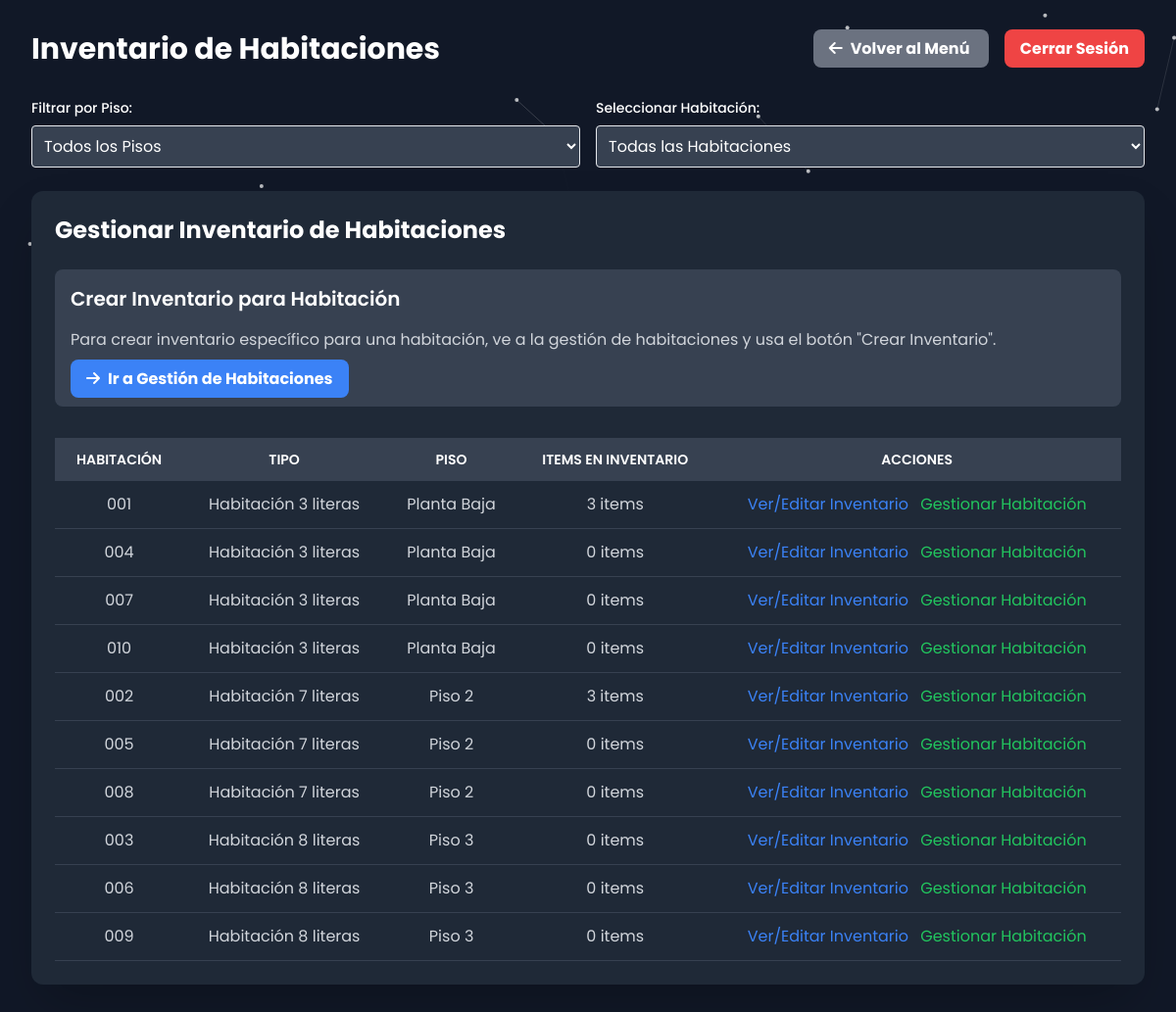
/admin_inventory.php (signed in), run on the app's committed database.
### tables this page shows
CREATE TABLE `rooms` (
  `id` varchar(10) NOT NULL,
  `type` varchar(255) NOT NULL,
  `capacity` int(11) NOT NULL,
  `description` text NOT NULL,
  `price` decimal(10,2) NOT NULL,
  `photos` text NOT NULL,
  `floor` int(11) NOT NULL,
  `floor_id` int(11) NOT NULL,
  `status` enum('enabled','disabled') NOT NULL DEFAULT 'enabled'
);

CREATE TABLE `floors` (
  `id` int(11) NOT NULL,
  `floor_number` int(11) NOT NULL,
  `name` varchar(255) NOT NULL,
  `description` text DEFAULT NULL
);

### admin_inventory.php (the view, shortened to what this page needs)
<?php
include 'php/db.php';
?>
<!DOCTYPE html>
<html lang="es">
<head>
    <script src="https://cdn.tailwindcss.com"></script>
    <link href="https://unpkg.com/aos@2.3.1/dist/aos.css" rel="stylesheet">
    <link rel="stylesheet" href="https://cdnjs.cloudflare.com/ajax/libs/font-awesome/6.4.0/css/all.min.css" />
    <link rel="stylesheet" href="css/styles.css">
</head>
<body class="bg-gray-900 text-white font-poppins">
    <div class="min-h-screen p-8">
        <div class="flex justify-between items-center mb-8">
            <div class="flex items-center">
                <h1 class="text-3xl font-bold">Inventario de Habitaciones</h1>
            </div>
            <div>
                <a href="admin.php" class="bg-gray-500 hover:bg-gray-600 text-white font-bold py-2 px-4 rounded-lg mr-4">
                    <i class="fas fa-arrow-left mr-2"></i>Volver al Menú
                </a>
                <a href="php/logout.php" class="bg-red-500 hover:bg-red-600 text-white font-bold py-2 px-4 rounded-lg">Cerrar Sesión</a>
            </div>
        </div>
        <div class="mb-6 grid grid-cols-1 md:grid-cols-2 gap-4">
            <div>
                <label for="floor_select" class="block text-sm font-medium mb-2">Filtrar por Piso:</label>
                <select id="floor_select" onchange="changeFloor(this.value)" class="p-2 border rounded bg-gray-700 text-white w-full">
                    <option value="">Todos los Pisos</option>
                </select>
            </div>
            <div>
                <label for="room_select" class="block text-sm font-medium mb-2">Seleccionar Habitación:</label>
                <select id="room_select" onchange="changeRoom(this.value)" class="p-2 border rounded bg-gray-700 text-white w-full">
                    <option value="">Todas las Habitaciones</option>
                </select>
            </div>
        </div>
        <div class="bg-gray-800 text-white p-6 rounded-xl shadow-2xl mb-8">
            <h2 class="text-2xl font-bold mb-6">Gestionar Inventario de Habitaciones</h2>
            <div class="mb-8 p-4 bg-gray-700 rounded-lg">
                <h3 class="text-xl font-semibold mb-4">Crear Inventario para Habitación</h3>
                <p class="text-gray-300 mb-4">Para crear inventario específico para una habitación, ve a la gestión de habitaciones y usa el botón "Crear Inventario".</p>
                <a href="admin_rooms.php" class="bg-blue-500 hover:bg-blue-600 text-white font-bold py-2 px-4 rounded-lg">
                    <i class="fas fa-arrow-right mr-2"></i>Ir a Gestión de Habitaciones
                </a>
            </div>
            <div class="overflow-x-auto">
                <table class="min-w-full bg-gray-800">
                    <thead class="bg-gray-700 text-white">
                        <tr>
                            <th class="py-3 px-4 uppercase font-semibold text-sm text-center">Habitación</th>
                            <th class="py-3 px-4 uppercase font-semibold text-sm text-center">Tipo</th>
                            <th class="py-3 px-4 uppercase font-semibold text-sm text-center">Piso</th>
                            <th class="py-3 px-4 uppercase font-semibold text-sm text-center">Items en Inventario</th>
                            <th class="py-3 px-4 uppercase font-semibold text-sm text-center">Acciones</th>
                        </tr>
                    </thead>
                    <tbody class="text-gray-300">
                        <?php
                        $floor_filter = isset($_GET['floor_id']) ? "AND r.floor_id = '" . $conn->real_escape_string($_GET['floor_id']) . "'" : "";
                        $rooms_inventory_sql = "SELECT r.id, r.type, r.capacity, f.name as floor_name, COUNT(ri.id) as item_count
                                               FROM rooms r
                                               LEFT JOIN floors f ON r.floor_id = f.id
                                               LEFT JOIN room_inventory ri ON r.id = ri.room_id
                                               WHERE r.status = 'enabled' $floor_filter
                                               GROUP BY r.id, r.type, r.capacity, f.name
                                               ORDER BY f.floor_number ASC, r.id ASC";
                        $rooms_inventory_result = $conn->query($rooms_inventory_sql);
                        if ($rooms_inventory_result->num_rows > 0): ?>
                            <?php while($room = $rooms_inventory_result->fetch_assoc()): ?>
                                <tr class="hover:bg-gray-700 border-b border-gray-700">
                                    <td class="py-3 px-4 text-center"><?php echo $room['id']; ?></td>
                                    <td class="py-3 px-4 text-center"><?php echo htmlspecialchars($room['type']); ?></td>
                                    <td class="py-3 px-4 text-center"><?php echo htmlspecialchars($room['floor_name']); ?></td>
                                    <td class="py-3 px-4 text-center"><?php echo $room['item_count']; ?> items</td>
                                    <td class="py-3 px-4 text-center">
                                        <a href="admin_room_inventory.php?room_id=<?php echo $room['id']; ?>" class="text-blue-500 hover:text-blue-700 mr-2">Ver/Editar Inventario</a>
                                        <a href="admin_rooms.php" class="text-green-500 hover:text-green-700">Gestionar Habitación</a>
                                    </td>
                                </tr>
                            <?php endwhile; ?>
                        <?php else: ?>
                            <tr><td colspan="5" class="text-center py-4">No hay habitaciones registradas.</td></tr>
                        <?php endif; ?>
                    </tbody>
                </table>
            </div>
        </div>
    </div>
</body>
</html>

### css/styles.css (style rules this page uses)
:root { --font-montserrat: 'Montserrat', sans-serif; --font-poppins: 'Poppins', sans-serif; --color-green: #006400; --color-red: #FF0000; }
body { font-family: var(--font-poppins); background-color: transparent; }

### admin_inventory.php (style rules this page uses)
body { background: #111; overflow-x: hidden; }

### data on the page
rooms: id "001", type "Habitación 3 literas", floor.name "Planta Baja", item_count "3"
rooms: id "004", type "Habitación 3 literas", floor.name "Planta Baja", item_count "0"
rooms: id "007", type "Habitación 3 literas", floor.name "Planta Baja", item_count "0"
rooms: id "010", type "Habitación 3 literas", floor.name "Planta Baja", item_count "0"
rooms: id "002", type "Habitación 7 literas", floor.name "Piso 2", item_count "3"
rooms: id "005", type "Habitación 7 literas", floor.name "Piso 2", item_count "0"
rooms: id "008", type "Habitación 7 literas", floor.name "Piso 2", item_count "0"
rooms: id "003", type "Habitación 8 literas", floor.name "Piso 3", item_count "0"
rooms: id "006", type "Habitación 8 literas", floor.name "Piso 3", item_count "0"
rooms: id "009", type "Habitación 8 literas", floor.name "Piso 3", item_count "0"
